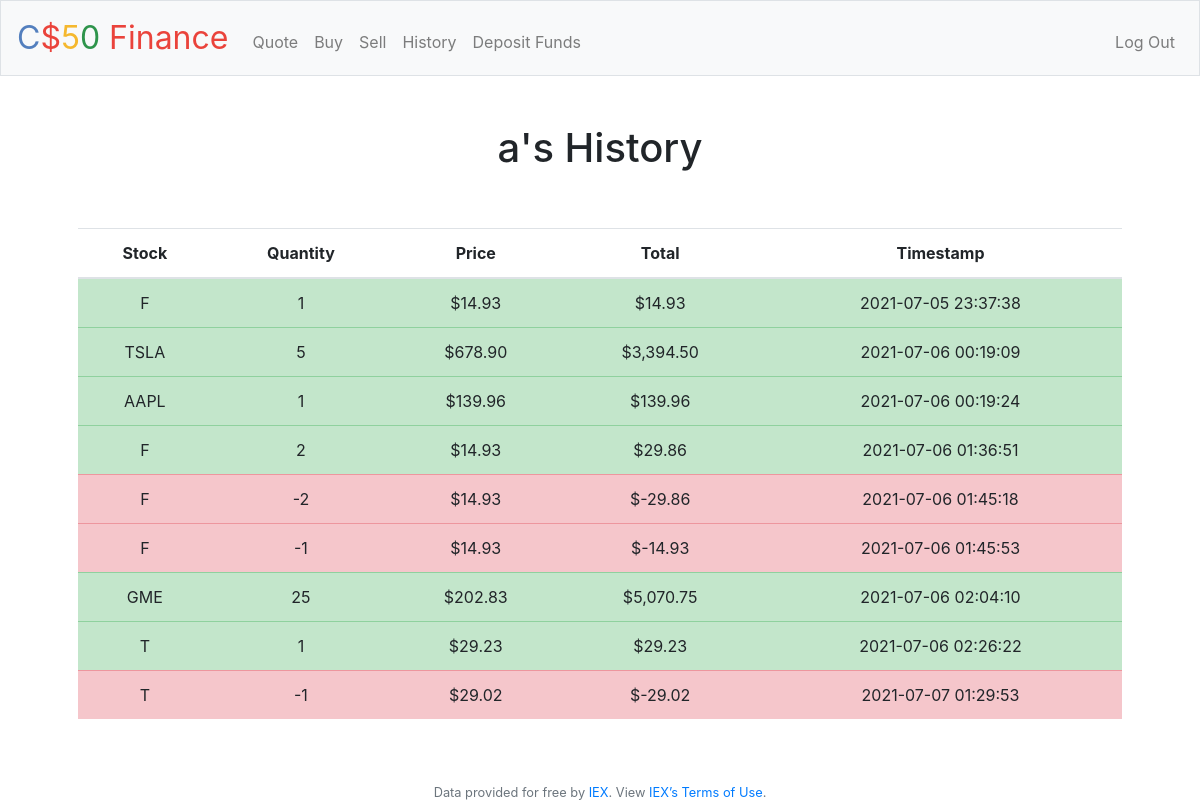
Screenshot of /history (signed in) with the database file from the repository.
### tables this page shows
CREATE TABLE 'history' ('id' INTEGER PRIMARY KEY , 'fk_user_id' integer NOT NULL,'stock_symbol' text NOT NULL,'purchase_price' numeric NOT NULL,'quantity' INTEGER NOT NULL , 'timestamp'  timestamp NOT NULL  );

### application.py (the view)
@app.route("/history")
@login_required
def history():
    user_id = session['user_id']
    select_rows = "stock_symbol, quantity, purchase_price, quantity * purchase_price as total, timestamp"
    query = 'SELECT ' + select_rows + ' FROM history '\
            'WHERE fk_user_id = ? '\
            'ORDER BY timestamp ASC'
    portfolio = db.execute(query, user_id)
    currUser = db.execute('SELECT username FROM users WHERE id = ?', user_id)
    username = currUser[0]['username']
    return render_template("history.html", portfolio=portfolio, username=username)

### application.py (called while the page is built)
@app.after_request
def after_request(response):
    response.headers["Cache-Control"] = "no-cache, no-store, must-revalidate"
    response.headers["Expires"] = 0
    response.headers["Pragma"] = "no-cache"
    return response

### helpers.py (called while the page is built)
def login_required(f):
    @wraps(f)
    def decorated_function(*args, **kwargs):
        if session.get("user_id") is None:
            return redirect("/login")
        return f(*args, **kwargs)
    return decorated_function

def usd(value):
    if isinstance(value, float):
        return f"${value:,.2f}"
    else:
        return value

### templates/history.html (shortened to what this page needs)
{% extends "layout.html" %}
{% block main %}
    <h1>{{username}}'s History</h1>
    <table class='table table-striped'>
        <thead>
            <th>Stock</th>
            <th>Quantity</th>
            <th>Price</th>
            <th>Total</th>
            <th>Timestamp</th>
        </thead>
        <tbody>
        {% for stock in portfolio %}
            {% if stock['quantity'] > 0 %}
            <tr class="table-success">
            {% elif stock['quantity'] < 0 %}
            <tr class="table-danger">
            {% endif %}
                {% for column in stock %}
                <td>
                        {{ stock[column] | usd }}
                </td>
                {% endfor %}
            </tr>
        {% endfor %}
        </tbody>
    </table>
{% endblock %}

### templates/layout.html (shortened to what this page needs)
<!DOCTYPE html>
<html lang="en">
    <head>
        <link rel="stylesheet" href="https://cdn.jsdelivr.net/npm/bootstrap@4.5.3/dist/css/bootstrap.min.css">
        <link href="/static/styles.css" rel="stylesheet">
    </head>
    <body>
        <nav class="navbar navbar-expand-md navbar-light bg-light border">
            <a class="navbar-brand" href="/"><span class="blue">C</span><span class="red">$</span><span class="yellow">5</span><span class="green">0</span> <span class="red">Finance</span></a>
            <div class="collapse navbar-collapse" id="navbar">
                {% if session.user_id %}
                    <ul class="navbar-nav mr-auto mt-2">
                        <li class="nav-item"><a class="nav-link" href="/quote">Quote</a></li>
                        <li class="nav-item"><a class="nav-link" href="/buy">Buy</a></li>
                        <li class="nav-item"><a class="nav-link" href="/sell">Sell</a></li>
                        <li class="nav-item"><a class="nav-link" href="/history">History</a></li>
                        <li class="nav-item"><a class="nav-link" href="/deposit">Deposit Funds</a></li>
                    </ul>
                    <ul class="navbar-nav ml-auto mt-2">
                        <li class="nav-item"><a class="nav-link" href="/logout">Log Out</a></li>
                    </ul>
                {% else %}
                    <ul class="navbar-nav ml-auto mt-2">
                        <li class="nav-item"><a class="nav-link" href="/register">Register</a></li>
                        <li class="nav-item"><a class="nav-link" href="/login">Log In</a></li>
                    </ul>
                {% endif %}
            </div>
        </nav>
        <main class="container p-5">
            {% block main %}{% endblock %}
        </main>
        <footer class="small text-center text-muted">
            Data provided for free by <a href="https://iextrading.com/developer">IEX</a>. View <a href="https://iextrading.com/api-exhibit-a/">IEX’s Terms of Use</a>.
        </footer>
    </body>
</html>

### static/styles.css (style rules this page uses)
nav .navbar-brand { font-size: xx-large; }
nav .navbar-brand .blue { color: #537fbe; }
nav .navbar-brand .red { color: #ea433b; }
nav .navbar-brand .yellow { color: #f5b82e; }
nav .navbar-brand .green { color: #2e944b; }
main { overflow-x: auto; text-align: center; }

### rows the page displays
history: stock_symbol "F" "1" "$14.93" "$14.93" "2021-07-05 23:37:38"
history: stock_symbol "TSLA" "5" "$678.90" "$3,394.50" "2021-07-06 00:19:09"
history: stock_symbol "AAPL" "1" "$139.96" "$139.96" "2021-07-06 00:19:24"
history: stock_symbol "F" "2" "$14.93" "$29.86" "2021-07-06 01:36:51"
history: stock_symbol "F" "-2" "$14.93" "$-29.86" "2021-07-06 01:45:18"
history: stock_symbol "F" "-1" "$14.93" "$-14.93" "2021-07-06 01:45:53"
history: stock_symbol "GME" "25" "$202.83" "$5,070.75" "2021-07-06 02:04:10"
history: stock_symbol "T" "1" "$29.23" "$29.23" "2021-07-06 02:26:22"
history: stock_symbol "T" "-1" "$29.02" "$-29.02" "2021-07-07 01:29:53"

### other values shown
{{ username }} "a"
